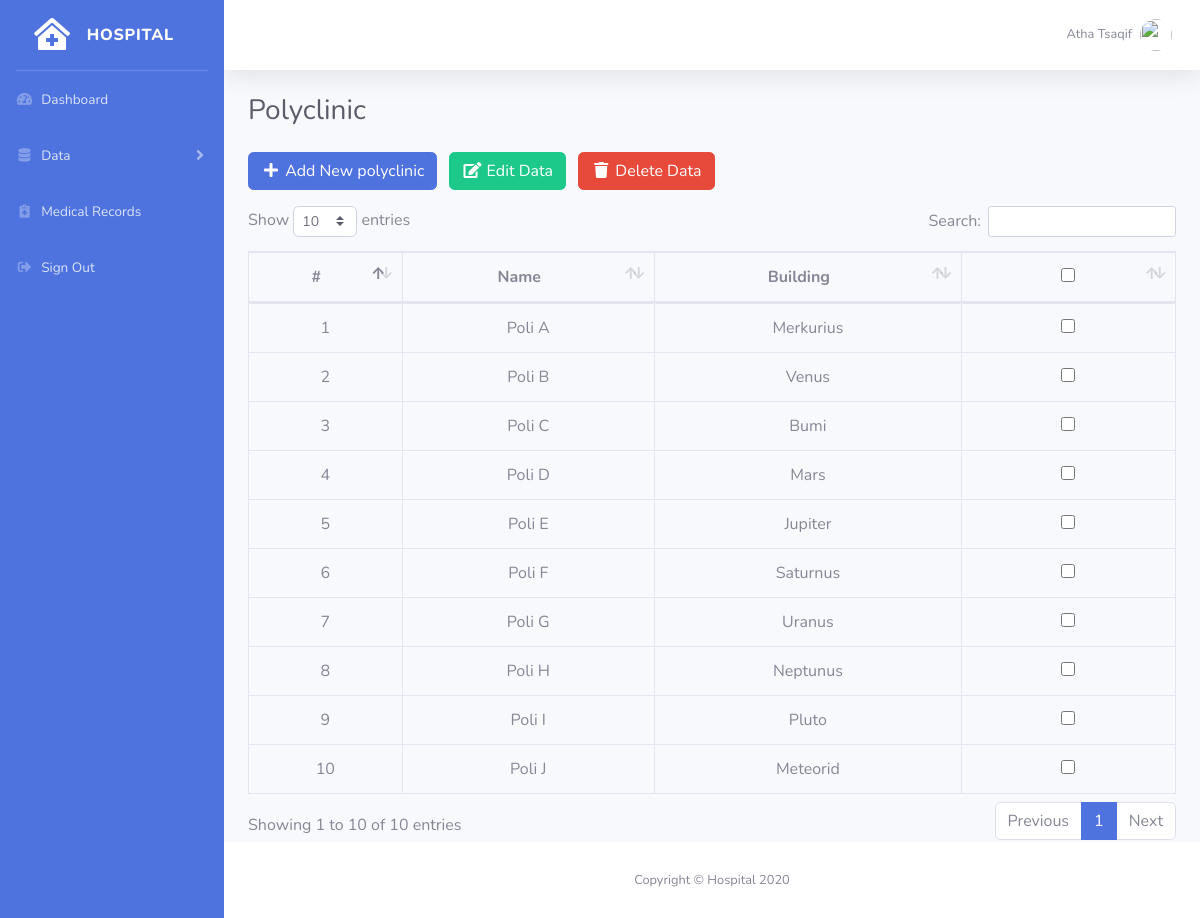
The app's page /polyclinic/data.php (signed in) with its own data.
### tables this page shows
CREATE TABLE `tb_poliklinik` (
  `id_poli` varchar(50) NOT NULL,
  `nama_poli` varchar(50) NOT NULL,
  `gedung` varchar(50) NOT NULL
);

### polyclinic/data.php (the view, shortened to what this page needs)
<?php include_once('../_header.php') ?>
<div class="box">
	<h1 class="h3 mb-0 text-gray-800 mb-4">Polyclinic</h1>
	<a href="generate.php" class="btn btn-primary mb-3"><i class="fas fa-fw fa-plus"> </i> Add New polyclinic</a>
	<button class="btn btn-success mb-3 ml-2" onclick="edit()"><i class="fas fa-fw fa-edit"></i> Edit Data</button>
	<button class="btn btn-danger mb-3 ml-2" onclick="hapus()"><i class="fas fa-fw fa-trash"></i> Delete Data</button>
	<form method="post" name="proses">
		<div class="table-responsive">
			<table class="table table-hover table-bordered" id="dataTable">
				<thead>
					<tr>
						<th class="text-center">#</th>
						<th class="text-center">Name</th>
						<th class="text-center">Building</th>
						<th class="text-center">
							<input type="checkbox" id="select_all" value="" style="margin-left: 17px; width: 14px; height: 14px">
						</th>
					</tr>
				</thead>
				<tbody>
					<?php
					$no = 1;
					$sql_poli = mysqli_query($con, "SELECT * FROM tb_poliklinik ORDER BY nama_poli ASC") or die (mysqli_error($con));
					if (mysqli_num_rows($sql_poli) > 0) {
						while ($data = mysqli_fetch_array($sql_poli)) { ?>
						<tr>
							<td class="text-center"><?= $no++ ?></td>
							<td class="text-center"><?= $data['nama_poli'] ?></td>
							<td class="text-center"><?= $data['gedung'] ?></td>
							<td class="text-center">
								<input type="checkbox" name="checked[]" class="check" value="<?= $data['id_poli'] ?>" style="width: 14px; height: 14px">
							</td>
						</tr>
					<?php
						}
					}
					?>
				</tbody>
			</table>
		</div>
	</form>
</div>
<?php include_once('../_footer.php') ?>

### records on screen
tb_poliklinik: nama_poli "Poli A", gedung "Merkurius"
tb_poliklinik: nama_poli "Poli B", gedung "Venus"
tb_poliklinik: nama_poli "Poli C", gedung "Bumi"
tb_poliklinik: nama_poli "Poli D", gedung "Mars"
tb_poliklinik: nama_poli "Poli E", gedung "Jupiter"
tb_poliklinik: nama_poli "Poli F", gedung "Saturnus"
tb_poliklinik: nama_poli "Poli G", gedung "Uranus"
tb_poliklinik: nama_poli "Poli H", gedung "Neptunus"
tb_poliklinik: nama_poli "Poli I", gedung "Pluto"
tb_poliklinik: nama_poli "Poli J", gedung "Meteorid"
